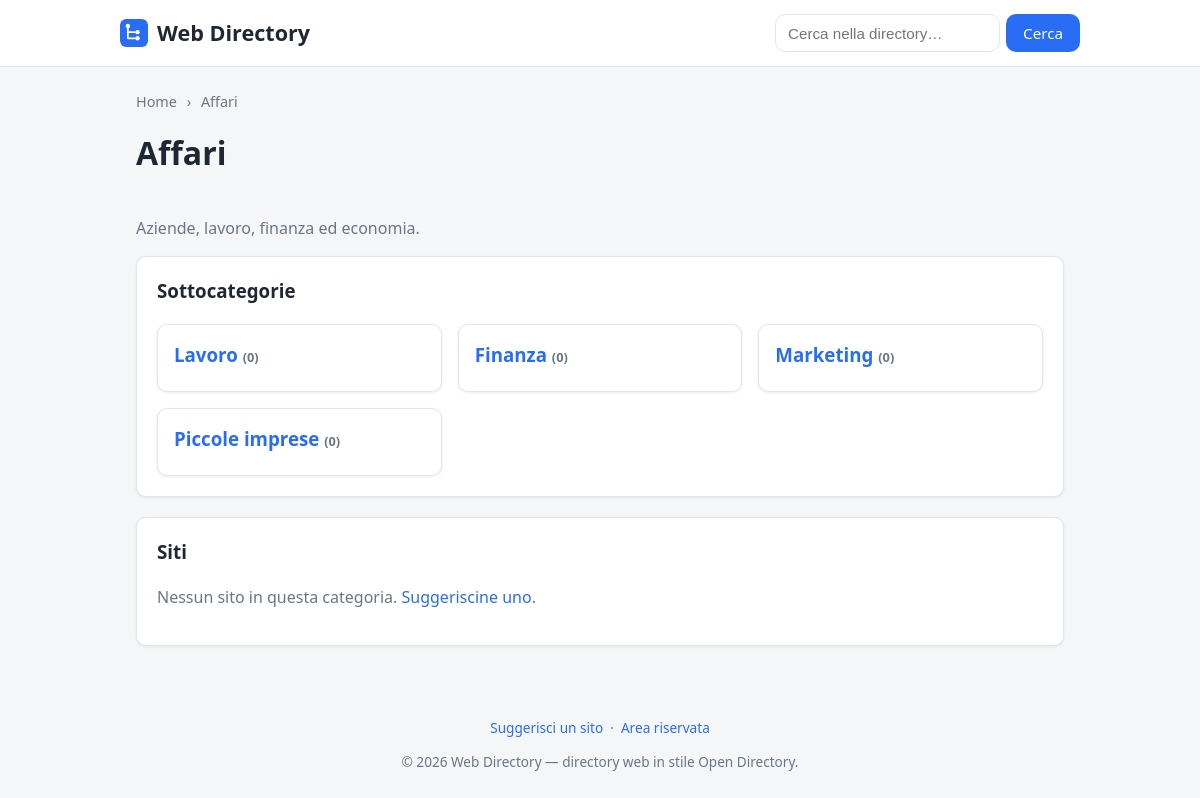
Before: /affari with the older database file.
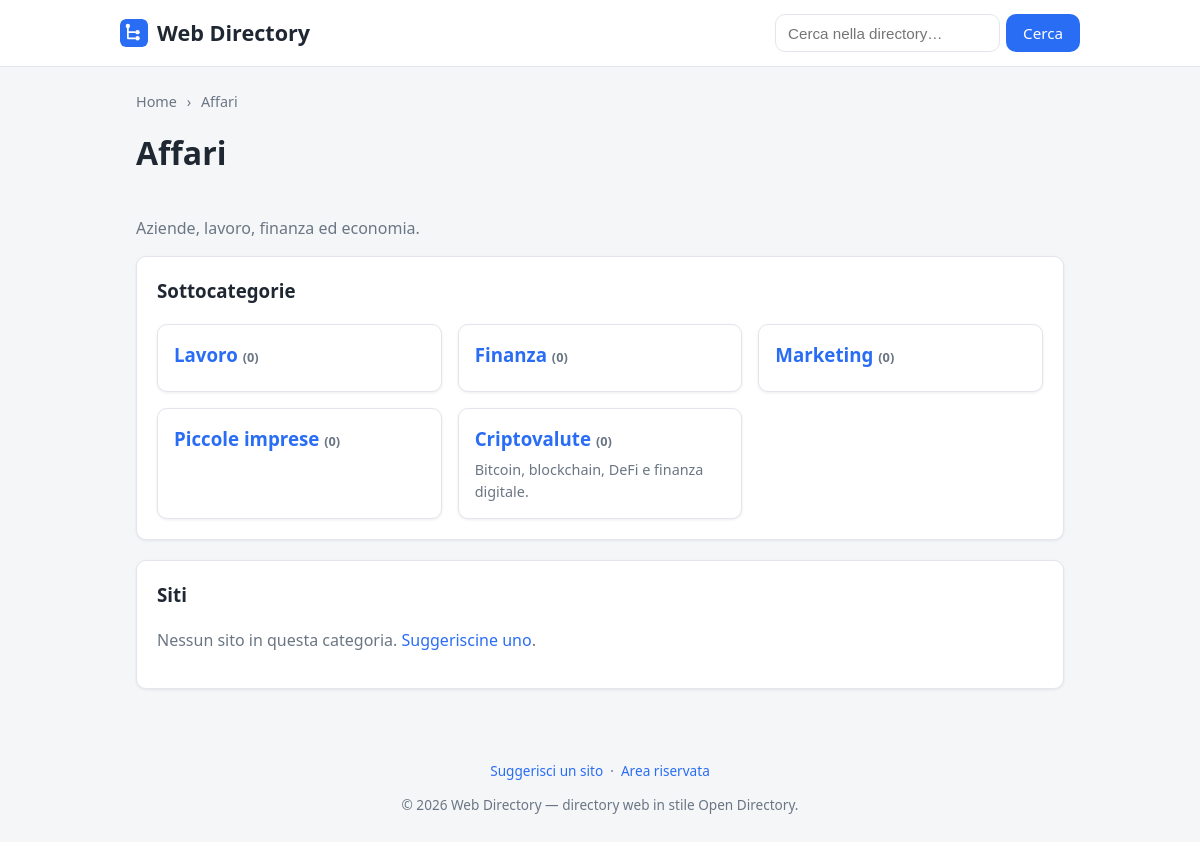
After: the same page with the newer database file.
### tables this page shows
CREATE TABLE `categories` (
  `id`          INT UNSIGNED NOT NULL AUTO_INCREMENT,
  `parent_id`   INT UNSIGNED NULL,
  `name`        VARCHAR(160) NOT NULL,
  `slug`        VARCHAR(180) NOT NULL,
  `path`        VARCHAR(2000) NOT NULL DEFAULT '',   
  `description` TEXT NULL,
  `sort_order`  INT NOT NULL DEFAULT 0,
  `created_at`  DATETIME NOT NULL DEFAULT CURRENT_TIMESTAMP,
  PRIMARY KEY (`id`),
  KEY `idx_categories_parent` (`parent_id`),
  KEY `idx_categories_path` (`path`(191)),
  CONSTRAINT `fk_categories_parent` FOREIGN KEY (`parent_id`)
      REFERENCES `categories`(`id`) ON DELETE CASCADE
);

### app/helpers.php (called while the page is built, shortened)
<?php
function e(?string $v): string
{
    return htmlspecialchars((string) $v, ENT_QUOTES | ENT_SUBSTITUTE, 'UTF-8');
}
function url(string $path = ''): string
{
    global $CONFIG;
    $base = rtrim($CONFIG['site']['base_url'] ?? '', '/');
    $path = '/' . ltrim($path, '/');
    return $base . ($path === '/' ? '/' : $path);
}
function view(string $view, array $data = [], string $layout = 'layout'): void
{
    extract($data, EXTR_SKIP);
    require APP_PATH . '/views/' . $view . '.php';
    $content = ob_get_clean();
    require APP_PATH . '/views/partials/' . $layout . '.php';
}

### app/controllers/PublicController.php (called while the page is built, shortened)
<?php
class PublicController
{
    public static function category(string $path): bool
    {
        $category = Category::findByPath($path);
        global $CONFIG;
        $perPage = (int) ($CONFIG['per_page'] ?? 20);
        $page = max(1, (int) input('page', '1'));
        $offset = ($page - 1) * $perPage;
        $children = Category::children((int) $category['id']);
        $total    = Link::countApproved((int) $category['id']);
        $links    = Link::approvedByCategory((int) $category['id'], $perPage, $offset);
        $crumbs   = Category::breadcrumb($category);
        $trail = implode(' › ', array_map(fn($c) => $c['name'], $crumbs));
        $meta = $category['description'] ?: sprintf(
            'Siti della categoria %s: %d risorse selezionate nella directory.',
            $trail, $total
        );
        view('public/category', [
            'title'           => $category['name'],
            'metaDescription' => $meta,
            'category'        => $category,
            'children'        => $children,
            'links'           => $links,
            'crumbs'          => $crumbs,
            'page'            => $page,
            'perPage'         => $perPage,
            'total'           => $total,
        ]);
        return true;
    }
}

### public/index.php (called while the page is built, shortened)
<?php
$configFile = APP_PATH . '/config.php';
$CONFIG = require $configFile;
require APP_PATH . '/Database.php';
require APP_PATH . '/helpers.php';
require APP_PATH . '/models/Category.php';
require APP_PATH . '/controllers/PublicController.php';
$uri = parse_url($_SERVER['REQUEST_URI'] ?? '/', PHP_URL_PATH) ?? '/';
$uri = '/' . trim(rawurldecode($uri), '/');
$method = $_SERVER['REQUEST_METHOD'] ?? 'GET';
if ($method === 'GET' && $uri !== '/') {
    if (PublicController::category(trim($uri, '/'))) {
        exit;
    }
}

### app/config.php (called while the page is built)
<?php
return [
    'db' => [
        'driver'  => getenv('DB_DRIVER') ?: 'mysql',
        'host'    => getenv('DB_HOST') ?: '127.0.0.1',
        'name'    => getenv('DB_NAME') ?: 'dircms',
        'user'    => getenv('DB_USER') ?: 'root',
        'pass'    => getenv('DB_PASS') ?: '',
        'charset' => 'utf8mb4',
    ],
    'site' => [
        'name'     => 'Web Directory',
        'base_url' => '',
        'url'      => getenv('SITE_URL') ?: 'https://webdirectory.link',
    ],
    'per_page' => 20,
    'adsense' => [
        'client' => getenv('ADSENSE_CLIENT') ?: '',
        'slot'   => getenv('ADSENSE_SLOT') ?: '',
    ],
    'antispam' => [
        'enabled'  => true,
        'min_secs' => 3,
    ],
];

### app/Database.php (called while the page is built, shortened)
<?php
class Database
{
    private static ?PDO $pdo = null;
    public static function connect(array $cfg): PDO
    {
        $dsn = sprintf(
            'mysql:host=%s;dbname=%s;charset=%s',
            $cfg['host'],
            $cfg['name'],
            $cfg['charset']
        );
        self::$pdo = new PDO($dsn, $cfg['user'], $cfg['pass'], [
            PDO::ATTR_ERRMODE            => PDO::ERRMODE_EXCEPTION,
            PDO::ATTR_DEFAULT_FETCH_MODE => PDO::FETCH_ASSOC,
            PDO::ATTR_EMULATE_PREPARES   => false,
        ]);
        return self::$pdo;
    }
    public static function pdo(): PDO
    {
        return self::$pdo;
    }
}

### app/models/Category.php (called while the page is built, shortened)
<?php
class Category
{
    public static function db(): PDO
    {
        return Database::pdo();
    }
    public static function findByPath(string $path): ?array
    {
        $st = self::db()->prepare('SELECT * FROM categories WHERE path = ?');
        $st->execute([trim($path, '/')]);
        return $st->fetch() ?: null;
    }
    public static function children(?int $parentId): array
    {
        $st = self::db()->prepare(
            'SELECT * FROM categories WHERE parent_id = ?
             ORDER BY sort_order, name'
        );
        $st->execute([$parentId]);
        return $st->fetchAll();
    }
    public static function linkCount(int $categoryId): int
    {
        $st = self::db()->prepare(
            "SELECT COUNT(*) FROM links WHERE category_id = ? AND status = 'approved'"
        );
        $st->execute([$categoryId]);
        return (int) $st->fetchColumn();
    }
}

### app/views/public/category.php (the view, shortened to what this page needs)
<nav class="breadcrumb">
  <a href="<?= e(url('/')) ?>">Home</a>
  <?php foreach ($crumbs as $c): ?>
    <span class="sep">›</span>
    <?php if ((int)$c['id'] === (int)$category['id']): ?>
      <span><?= e($c['name']) ?></span>
    <?php else: ?>
      <a href="<?= e(url($c['path'])) ?>"><?= e($c['name']) ?></a>
    <?php endif; ?>
  <?php endforeach; ?>
</nav>
<div class="page-head">
  <h1><?= e($category['name']) ?></h1>
</div>
<?php if (!empty($category['description'])): ?>
  <p class="muted"><?= e($category['description']) ?></p>
<?php endif; ?>
<?php if ($children): ?>
  <div class="panel">
    <h3 style="margin-top:0">Sottocategorie</h3>
    <div class="grid">
      <?php foreach ($children as $ch): ?>
        <?php $cCount = Category::linkCount((int) $ch['id']); ?>
        <div class="cat-card">
          <h3><a href="<?= e(url($ch['path'])) ?>"><?= e($ch['name']) ?></a>
            <span class="count">(<?= $cCount ?>)</span></h3>
          <?php if (!empty($ch['description'])): ?>
            <p><?= e($ch['description']) ?></p>
          <?php endif; ?>
        </div>
      <?php endforeach; ?>
    </div>
  </div>
<?php endif; ?>
<div class="panel">
  <h3 style="margin-top:0">Siti<?= $total ? ' (' . $total . ')' : '' ?></h3>
  <?php if (!$links): ?>
    <p class="muted">Nessun sito in questa categoria.
      <a href="<?= e(url('/suggest')) ?>">Suggeriscine uno</a>.</p>
  <?php endif; ?>
</div>

### app/views/partials/layout.php (shortened to what this page needs)
<?php
$siteName = $CONFIG['site']['name'] ?? 'Directory';
?><!DOCTYPE html>
<html lang="it">
<head>
  <link rel="stylesheet" href="<?= e(url('assets/css/style.css')) ?>">
</head>
<body>
  <header class="site-header">
    <div class="container bar">
      <a class="logo" href="<?= e(url('/')) ?>">
        <img src="<?= e(url('assets/favicon.svg')) ?>" alt="" width="28" height="28" class="logo-icon">
        <?= e($siteName) ?>
      </a>
      <form class="search" action="<?= e(url('/search')) ?>" method="get" role="search">
        <input type="search" name="q" placeholder="Cerca nella directory…" value="<?= e($_GET['q'] ?? '') ?>">
        <button class="btn" type="submit">Cerca</button>
      </form>
    </div>
  </header>
  <main>
    <div class="container">
      <?= $content ?>
    </div>
  </main>
  <footer class="site-footer">
    <div class="container">
      <a href="<?= e(url('/suggest')) ?>">Suggerisci un sito</a>
      &nbsp;·&nbsp;
      <a href="<?= e(url('/admin')) ?>">Area riservata</a>
      <p>&copy; <?= date('Y') ?> <?= e($siteName) ?> — directory web in stile Open Directory.</p>
    </div>
  </footer>
</body>
</html>

### assets/css/style.css (style rules this page uses)
:root { --bg:#f5f6f8; --panel:#ffffff; --ink:#1f2733; --muted:#6b7684; --brand:#2a6df5; --brand-dark:#1a52c9; --border:#e2e6ec; --ok:#1f9d55; --warn:#d97706; --danger:#dc2626; --pending:#fff7ed; --radius:10px; --shadow:0 1px 3px rgba(20,30,50,.08); }
* { box-sizing:border-box }
body { margin:0; font-family:system-ui,-apple-system,"Segoe UI",Roboto,Helvetica,Arial,sans-serif; color:var(--ink); background:var(--bg); line-height:1.5; }
a { color:var(--brand); text-decoration:none }
img { max-width:100% }
.container { max-width:960px; margin:0 auto; padding:0 16px }
.site-header { background:var(--panel); border-bottom:1px solid var(--border) }
.site-header .bar { display:flex; align-items:center; gap:16px; padding:14px 0; flex-wrap:wrap }
.logo { font-size:1.35rem; font-weight:700; color:var(--ink); display:inline-flex; align-items:center; gap:9px }
.logo-icon { display:block; border-radius:6px }
.site-header form.search { margin-left:auto; display:flex; gap:6px }
.site-header input[type=search] { padding:8px 12px; border:1px solid var(--border); border-radius:var(--radius); min-width:200px; font-size:.95rem; }
.site-footer { color:var(--muted); text-align:center; padding:28px 0; font-size:.85rem }
main { padding:24px 0; min-height:60vh }
.btn { display:inline-block; padding:8px 16px; border-radius:var(--radius); border:1px solid transparent; background:var(--brand); color:#fff; font-size:.95rem; cursor:pointer; font-family:inherit; }
.panel { background:var(--panel); border:1px solid var(--border); border-radius:var(--radius); box-shadow:var(--shadow); padding:20px; margin-bottom:20px }
.grid { display:grid; grid-template-columns:repeat(auto-fill,minmax(240px,1fr)); gap:16px }
.cat-card { background:var(--panel); border:1px solid var(--border); border-radius:var(--radius); padding:16px; box-shadow:var(--shadow) }
.cat-card h3 { margin:0 0 6px }
.cat-card p { margin:0; color:var(--muted); font-size:.9rem }
.cat-card .count { font-size:.8rem; color:var(--muted) }
.breadcrumb { font-size:.9rem; color:var(--muted); margin:0 0 16px }
.breadcrumb a { color:var(--muted) }
.breadcrumb .sep { margin:0 6px }
.muted { color:var(--muted) }
h1 { margin-top:0 }
.page-head { display:flex; justify-content:space-between; align-items:center; gap:12px; flex-wrap:wrap; margin-bottom:18px }

Changed rows visible on the page:
added categories: name "Criptovalute", cCount "0", description "Bitcoin, blockchain, DeFi e finanza digitale.", shown under "Sottocategorie"
